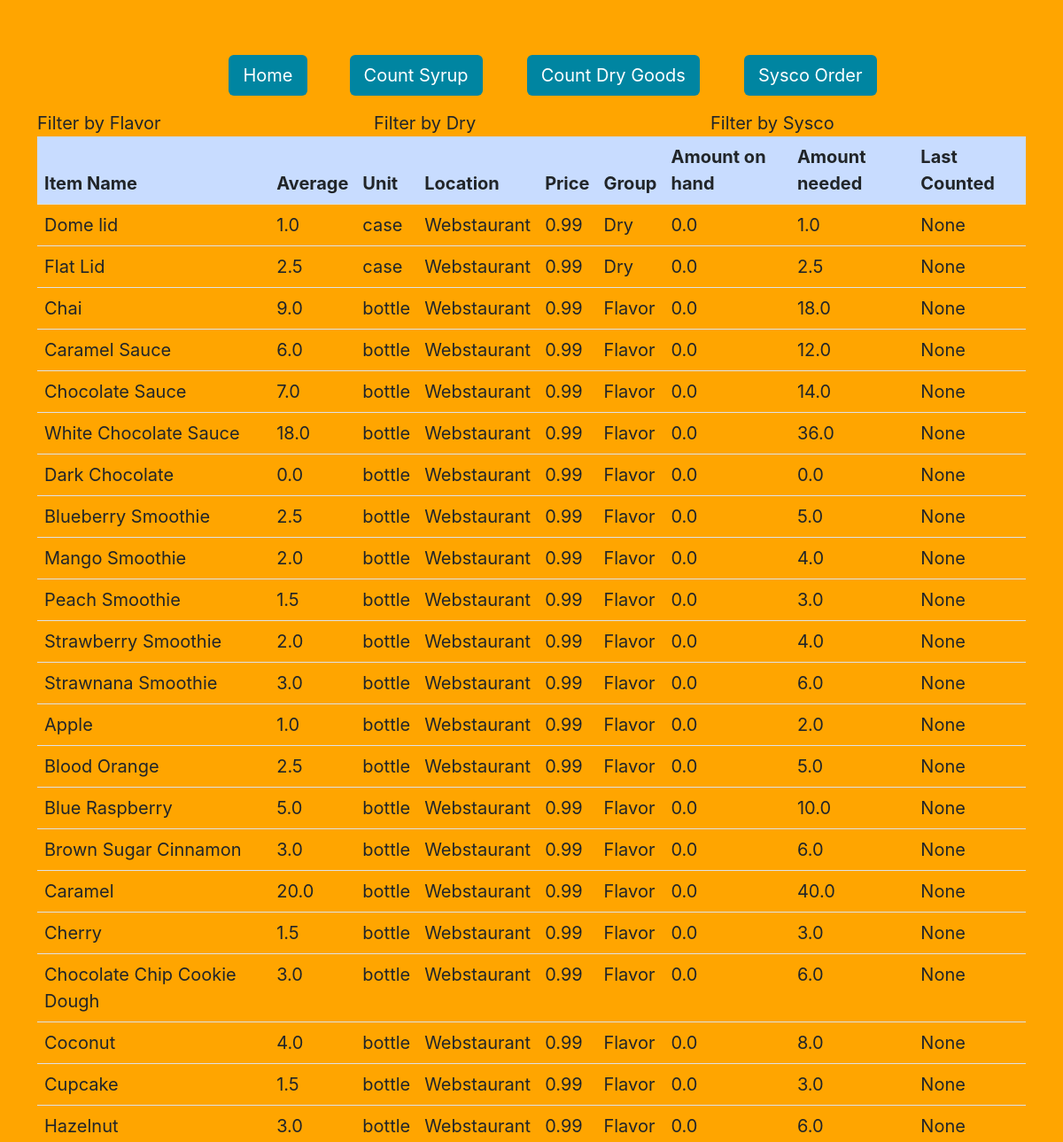
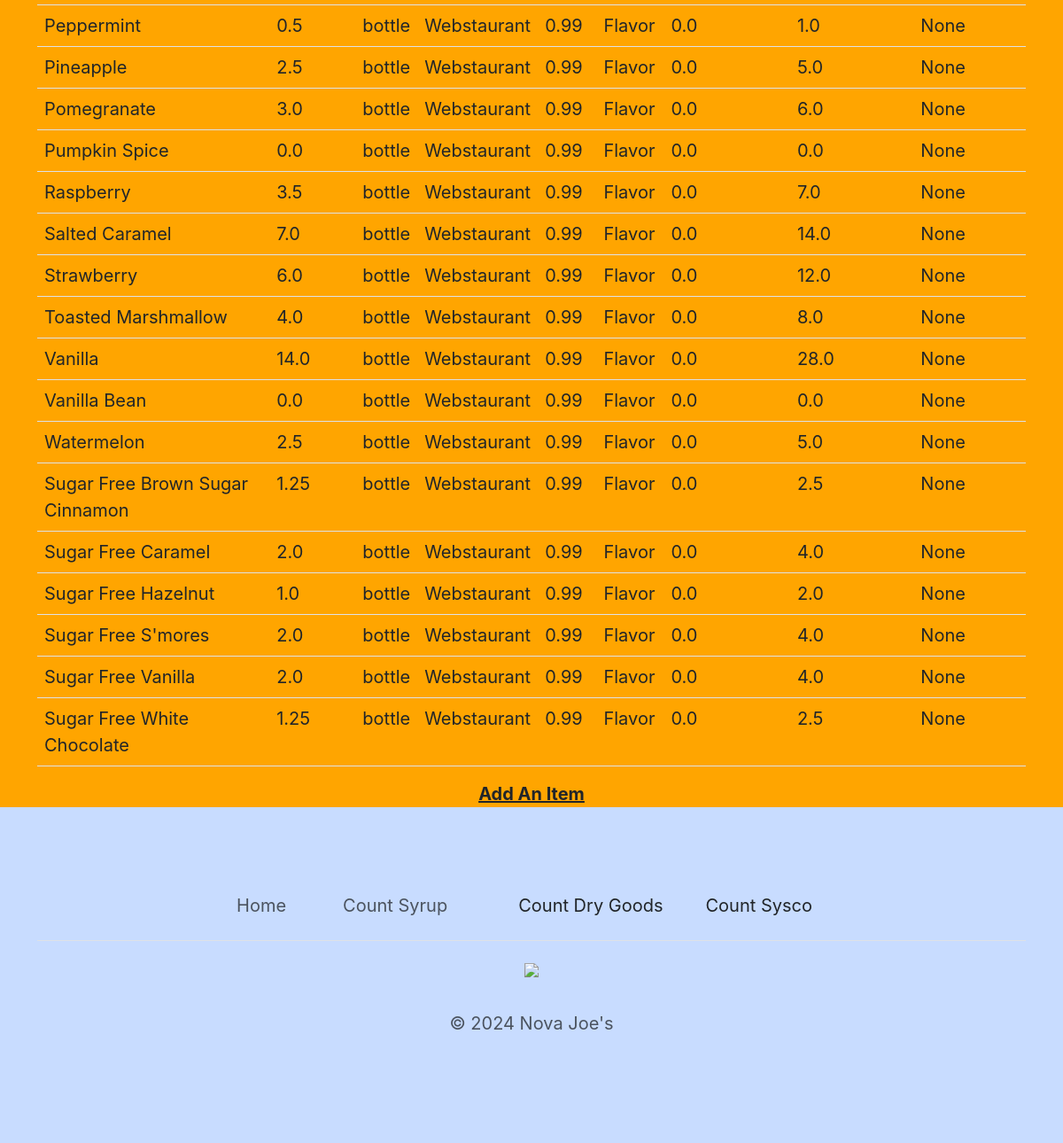
Before: / (lower part) with the older database file (2 pictures, top to bottom).
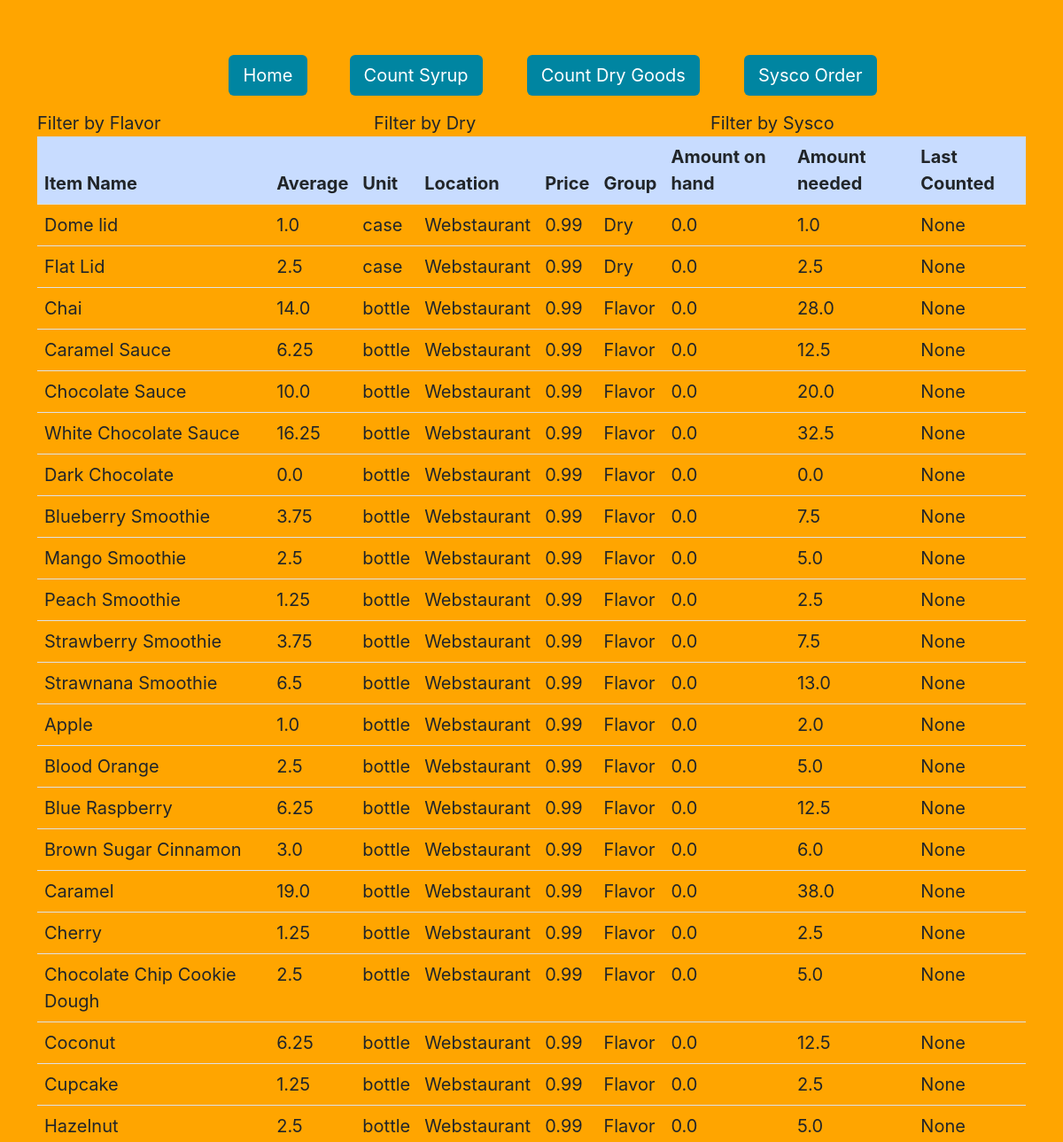
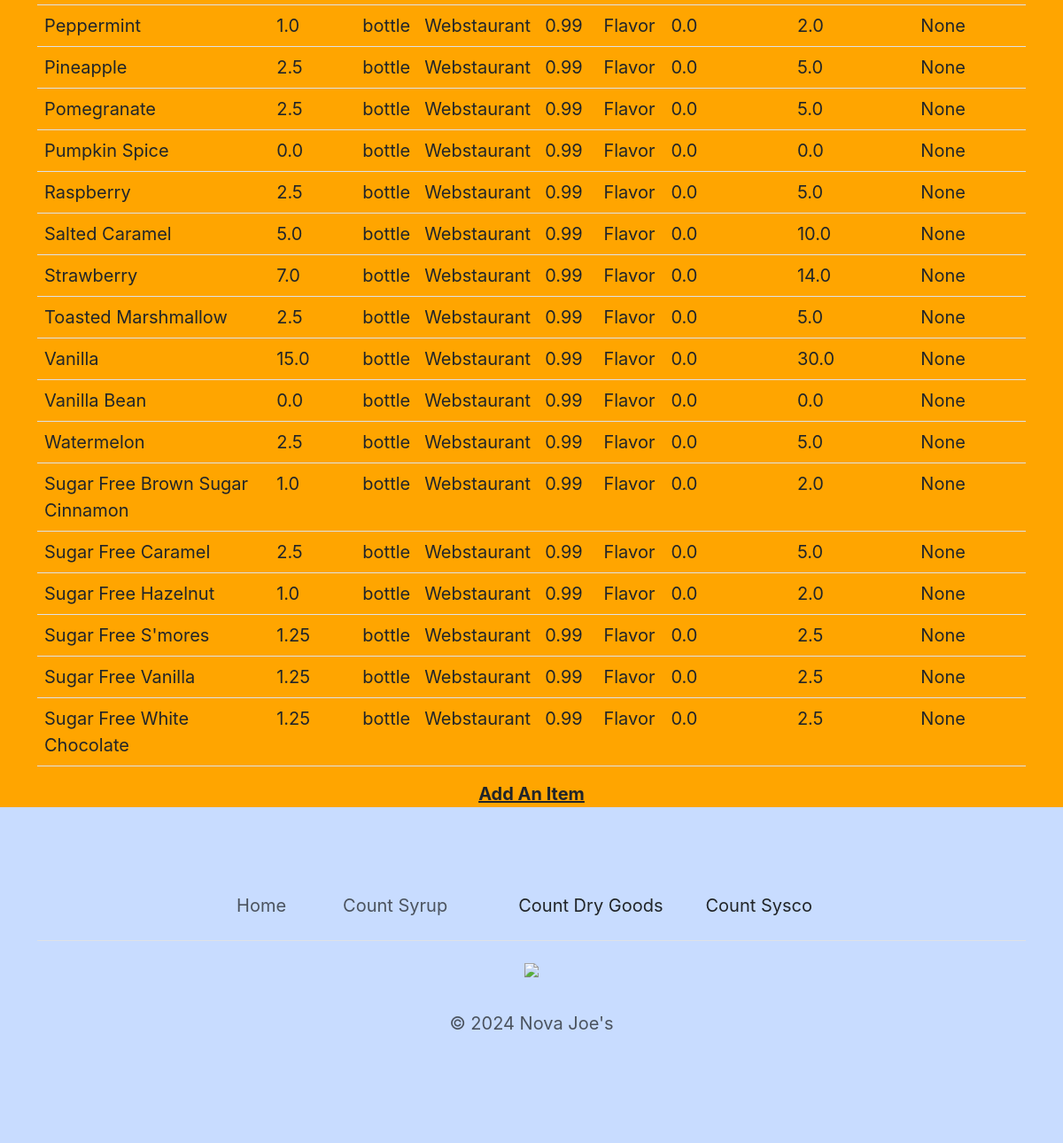
After: the same page with the newer database file (2 pictures, top to bottom).
### main.py (models this page shows)
class Item(db.Model):
    __tablename__ = "items"
    id: Mapped[int] = mapped_column(Integer, primary_key=True)
    name: Mapped[str] = mapped_column(String(250), unique=True, nullable=False)
    price: Mapped[float] = mapped_column(Float, nullable=True)
    average: Mapped[float] = mapped_column(Float, nullable=False)
    location: Mapped[str] = mapped_column(String(250), nullable=True)
    on_hand: Mapped[float] = mapped_column(Float, nullable=True)
    needed: Mapped[float] = mapped_column(Float, nullable=True)
    last_counted: Mapped[str] = mapped_column(String(250), nullable=True)
    unit: Mapped[str] = mapped_column(String(250), nullable=True)
    sort: Mapped[str] = mapped_column(String(250), nullable=True)
    group_id: Mapped[int] = mapped_column(Integer, db.ForeignKey("groups.id"))
    group = relationship("Group", back_populates="items")

class Group(db.Model):
    __tablename__ = "groups"
    id: Mapped[int] = mapped_column(Integer, primary_key=True)
    name: Mapped[str] = mapped_column(String(250), unique=True, nullable=False)
    weeks: Mapped[float] = mapped_column(Float, nullable=False)
    items = relationship("Item", back_populates="group")

### main.py (the view)
@app.route('/')
def home():
    with app.app_context():
        try:
            GROUP = request.args['GROUP']
        except:
            GROUP = 0
        print(GROUP)
        result = db.session.execute(db.select(Item).order_by(Item.sort))
        all_items = result.scalars().all()
        update(all_items)
        if GROUP != 0:
            selected_group = db.session.execute(db.select(Group).where(Group.name == GROUP)).scalar()
            print(selected_group.name)
            all_items = selected_group.items
        return render_template('index.html', items=all_items)

### main.py (called while the page is built)
def update(items):
    with app.app_context():
        for item in items:
            item.needed = (item.average * item.group.weeks) - float(item.on_hand)
    return

### templates/index.html
{% extends 'header.html' %}
{% block content %}
<body>
<div class="container">
    <div class="row">
        <div class="col-sm"><a href="{{url_for('home', GROUP = 'Flavor') }}">Filter by Flavor</a></div>
        <div class = "col-sm"><a href="{{url_for('home', GROUP = 'Dry') }}">Filter by Dry</a></div>
        <div class = "col-sm"><a href="{{url_for('home', GROUP = 'Sysco') }}">Filter by Sysco</a></div>
    </div>
</div>
<div class="container">
    <table class="table">
        <thead class="sticky-top opacity-100" style=background:#C8DCFF>
        <tr>
            <th scope="col">Item Name</th>
            <th scope="col">Average</th>
            <th scope="col">Unit</th>
            <th scope="col">Location</th>
            <th scope="col">Price</th>
            <th scope="col">Group</th>
            <th scope="col">Amount on hand</th>
            <th scope="col">Amount needed</th>
            <th scope="col">Last Counted</th>
        </tr>
        </thead>
        <tbody>
        {% for item in items %}
        <tr>
            <td><a href="{{url_for('edit', item_id=item.id)}}">{{item.name}}</a></td>
            <td>{{item.average}}</td>
            <td>{{item.unit}}</td>
            <td>{{item.location}}</td>
            <td>{{item.price}}</td>
            <td>{{item.group.name}}</td>
            <td>{{item.on_hand}}</td>
            <td>{{item.needed}}</td>
            <td>{{item.last_counted}}</td>
        </tr>
        {% endfor %}
        </tbody>
    </table>
</div>
<div class="container" style="text-align:center">
    <a href="{{url_for('add')}}" style="text-decoration:underline;font-weight:bold">Add An Item</a></div>
</body>
{% endblock %}

### templates/header.html (shortened to what this page needs)
<!DOCTYPE html>
<html lang="en">
<head>
            <link href="https://cdn.jsdelivr.net/npm/bootstrap@5.3.3/dist/css/bootstrap.min.css" rel="stylesheet">
    <link
            href="{{ url_for('static', filename='css/styles.css') }}"
            rel="stylesheet"
    />
</head>
<body style="background:orange">
<div class="container mx-auto mt-5">
    <header class="d-flex justify-content-center py-3">
        <ul class="nav nav-pills">
            <li class="nav-item mx-5"><a href="{{url_for('home')}}" class="nav-link active" aria-current="page">Home</a></li>
            <a href="{{url_for('syrup_count', GROUP = 'Flavor',)}}" class="nav-link active" style="margin-right: 50px;">Count Syrup</a>
            <li class="nav-item"><a href="{{url_for('syrup_count', GROUP = 'Dry')}}" class="nav-link active" style="margin-right: 50px;">Count Dry Goods</a></li>
            <li class="nav-item"><a href="{{url_for('syrup_count', GROUP = 'Sysco')}}" class="nav-link active">Sysco Order</a></li>
        </ul>
    </header>
</div>
{% block content %}
{% endblock %}
<footer style = "background:#C8DCFF">
    <div class="container">
        <footer class="py-3 my-4">
            <ul class="nav justify-content-center border-bottom pb-3 mb-3">
                <li class="nav-item"><a href="{{url_for('home')}}" class="nav-link px-2 text-body-secondary">Home</a></li>
                <li class="nav-item mx-5"><a href="{{url_for('syrup_count', GROUP = 'Flavor')}}" class="nav-link px-2 text-body-secondary">Count Syrup</a></li>
                <li class="nav-item ml-5"><a href="{{url_for('syrup_count', GROUP = 'Dry')}}" class="nav-link active mx-2">Count Dry Goods</a></li>
                <li class="nav-item ml-5"><a href="{{url_for('syrup_count', GROUP = 'Sysco')}}" class="nav-link active mx-2">Count Sysco</a></li>
            </ul>
            <div class = "container" style = "text-align:center">
            <img src = "https://novajoes.com/images/logo/no-border.png">
            </div>
            <p class="text-center text-body-secondary">© 2024 Nova Joe's</p>
        </footer>
    </div>
</footer>
</html>

Changed rows visible on the page:
changed Item "Chai": average "9.0" → "14.0"; needed "18.0" → "28.0"
changed Item "Caramel Sauce": average "6.0" → "6.25"; needed "12.0" → "12.5"
changed Item "Chocolate Sauce": average "7.0" → "10.0"; needed "14.0" → "20.0"
changed Item "White Chocolate Sauce": average "18.0" → "16.25"; needed "36.0" → "32.5"
changed Item "Blueberry Smoothie": average "2.5" → "3.75"; needed "5.0" → "7.5"
changed Item "Mango Smoothie": average "2.0" → "2.5"; needed "4.0" → "5.0"
changed Item "Peach Smoothie": average "1.5" → "1.25"; needed "3.0" → "2.5"
changed Item "Strawberry Smoothie": average "2.0" → "3.75"; needed "4.0" → "7.5"
changed Item "Strawnana Smoothie": average "3.0" → "6.5"; needed "6.0" → "13.0"
changed Item "Blue Raspberry": average "5.0" → "6.25"; needed "10.0" → "12.5"
changed Item "Caramel": average "20.0" → "19.0"; needed "40.0" → "38.0"
changed Item "Cherry": average "1.5" → "1.25"; needed "3.0" → "2.5"
changed Item "Chocolate Chip Cookie Dough": average "3.0" → "2.5"; needed "6.0" → "5.0"
changed Item "Coconut": average "4.0" → "6.25"; needed "8.0" → "12.5"
changed Item "Cupcake": average "1.5" → "1.25"; needed "3.0" → "2.5"
changed Item "Hazelnut": average "3.0" → "2.5"; needed "6.0" → "5.0"
changed Item "Peppermint": average "0.5" → "1.0"; needed "1.0" → "2.0"
changed Item "Pomegranate": average "3.0" → "2.5"; needed "6.0" → "5.0"
changed Item "Raspberry": average "3.5" → "2.5"; needed "7.0" → "5.0"
changed Item "Salted Caramel": average "7.0" → "5.0"; needed "14.0" → "10.0"
changed Item "Strawberry": average "6.0" → "7.0"; needed "12.0" → "14.0"
changed Item "Toasted Marshmallow": average "4.0" → "2.5"; needed "8.0" → "5.0"
changed Item "Vanilla": average "14.0" → "15.0"; needed "28.0" → "30.0"
changed Item "Sugar Free Brown Sugar Cinnamon": average "1.25" → "1.0"; needed "2.5" → "2.0"
changed Item "Sugar Free Caramel": average "2.0" → "2.5"; needed "4.0" → "5.0"
changed Item "Sugar Free S'mores": average "2.0" → "1.25"; needed "4.0" → "2.5"
changed Item "Sugar Free Vanilla": average "2.0" → "1.25"; needed "4.0" → "2.5"
